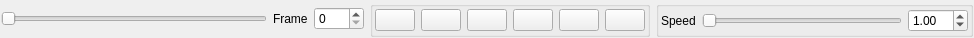
<?xml version="1.0" encoding="UTF-8"?>
<ui version="4.0">
 <class>ui::dockpanels::Timeline</class>
 <widget class="QWidget" name="ui::dockpanels::Timeline">
  <property name="geometry">
   <rect>
    <x>0</x>
    <y>0</y>
    <width>974</width>
    <height>31</height>
   </rect>
  </property>
  <property name="windowTitle">
   <string>Form</string>
  </property>
  <layout class="QHBoxLayout" name="horizontalLayout">
   <property name="leftMargin">
    <number>1</number>
   </property>
   <property name="topMargin">
    <number>1</number>
   </property>
   <property name="rightMargin">
    <number>1</number>
   </property>
   <property name="bottomMargin">
    <number>1</number>
   </property>
   <item>
    <widget class="QSlider" name="horizontalSlider">
     <property name="sizePolicy">
      <sizepolicy hsizetype="Expanding" vsizetype="Preferred">
       <horstretch>0</horstretch>
       <verstretch>0</verstretch>
      </sizepolicy>
     </property>
     <property name="minimumSize">
      <size>
       <width>200</width>
       <height>0</height>
      </size>
     </property>
     <property name="orientation">
      <enum>Qt::Horizontal</enum>
     </property>
    </widget>
   </item>
   <item>
    <widget class="QLabel" name="label">
     <property name="text">
      <string>Frame</string>
     </property>
    </widget>
   </item>
   <item>
    <widget class="QSpinBox" name="spinBox">
     <property name="minimumSize">
      <size>
       <width>50</width>
       <height>0</height>
      </size>
     </property>
    </widget>
   </item>
   <item>
    <widget class="QGroupBox" name="groupBox">
     <property name="title">
      <string/>
     </property>
     <layout class="QHBoxLayout" name="horizontalLayout_2">
      <property name="leftMargin">
       <number>2</number>
      </property>
      <property name="topMargin">
       <number>2</number>
      </property>
      <property name="rightMargin">
       <number>2</number>
      </property>
      <property name="bottomMargin">
       <number>2</number>
      </property>
      <item>
       <widget class="QPushButton" name="Restart">
        <property name="text">
         <string/>
        </property>
       </widget>
      </item>
      <item>
       <widget class="QPushButton" name="PreviousFrame">
        <property name="text">
         <string/>
        </property>
       </widget>
      </item>
      <item>
       <widget class="QPushButton" name="SkipFramesEarlier">
        <property name="text">
         <string/>
        </property>
       </widget>
      </item>
      <item>
       <widget class="QPushButton" name="TogglePlayback">
        <property name="text">
         <string/>
        </property>
       </widget>
      </item>
      <item>
       <widget class="QPushButton" name="SkipFramesLater">
        <property name="text">
         <string/>
        </property>
       </widget>
      </item>
      <item>
       <widget class="QPushButton" name="NextFrame">
        <property name="text">
         <string/>
        </property>
       </widget>
      </item>
     </layout>
    </widget>
   </item>
   <item>
    <widget class="QGroupBox" name="groupBox_2">
     <property name="title">
      <string/>
     </property>
     <layout class="QHBoxLayout" name="horizontalLayout_3">
      <property name="leftMargin">
       <number>2</number>
      </property>
      <property name="topMargin">
       <number>2</number>
      </property>
      <property name="rightMargin">
       <number>2</number>
      </property>
      <property name="bottomMargin">
       <number>2</number>
      </property>
      <item>
       <widget class="QLabel" name="label_2">
        <property name="text">
         <string>Speed</string>
        </property>
       </widget>
      </item>
      <item>
       <widget class="QSlider" name="horizontalSlider_2">
        <property name="sizePolicy">
         <sizepolicy hsizetype="Fixed" vsizetype="Fixed">
          <horstretch>0</horstretch>
          <verstretch>0</verstretch>
         </sizepolicy>
        </property>
        <property name="minimumSize">
         <size>
          <width>200</width>
          <height>0</height>
         </size>
        </property>
        <property name="orientation">
         <enum>Qt::Horizontal</enum>
        </property>
       </widget>
      </item>
      <item>
       <widget class="QDoubleSpinBox" name="doubleSpinBox">
        <property name="sizePolicy">
         <sizepolicy hsizetype="Minimum" vsizetype="Fixed">
          <horstretch>0</horstretch>
          <verstretch>0</verstretch>
         </sizepolicy>
        </property>
        <property name="minimumSize">
         <size>
          <width>60</width>
          <height>0</height>
         </size>
        </property>
        <property name="value">
         <double>1.000000000000000</double>
        </property>
       </widget>
      </item>
     </layout>
    </widget>
   </item>
  </layout>
 </widget>
 <resources/>
 <connections/>
</ui>
